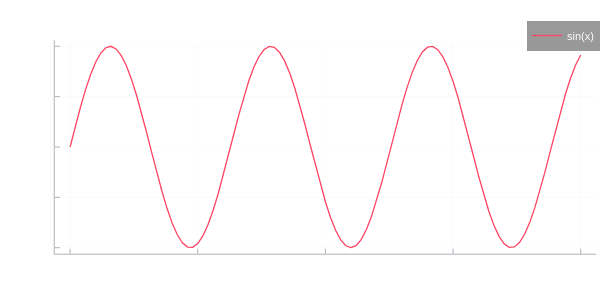

The code cell stored with this chart in its notebook:
### Markdown cell above
## Topic 1

Insert text for equation here. You can number and reference equation with @eq-sample

$$
x = a_2
$$ {#eq-sample}

Sample plot code below

### Code cell
x = 0:0.1:10
y = sin.(2*x)

# Create a line plot
plot(x, y, title="Sine Wave", xlabel="Time", ylabel="Amplitude", label="sin(x)")

### Figure 1 — Plotly figure (JSON) as saved in the notebook; plotly's stock layout.template omitted (floating-point values rounded to 4 significant figures)
{"data": [{"colorbar": {"len": 0.821, "title": "", "x": 0.9934, "y": 0.5116}, "legendgroup": "sin(x)", "line": {"color": "rgba(254, 67, 101, 1.000)", "dash": "solid", "shape": "linear", "width": 1.3}, "mode": "lines", "name": "sin(x)", "showlegend": true, "type": "scatter", "x": [0, 0.1, 0.2, 0.3, 0.4, 0.5, 0.6, 0.7, 0.8, 0.9, 1, 1.1, 1.2, 1.3, 1.4, 1.5, 1.6, 1.7, 1.8, 1.9, 2, 2.1, 2.2, 2.3, 2.4, 2.5, 2.6, 2.7, 2.8, 2.9, 3, 3.1, 3.2, 3.3, 3.4, 3.5, 3.6, 3.7, 3.8, 3.9, 4, 4.1, 4.2, 4.3, 4.4, 4.5, 4.6, 4.7, 4.8, 4.9, 5, 5.1, 5.2, 5.3, 5.4, 5.5, 5.6, 5.7, 5.8, 5.9, 6, 6.1, 6.2, 6.3, 6.4, 6.5, 6.6, 6.7, 6.8, 6.9, 7, 7.1, 7.2, 7.3, 7.4, 7.5, 7.6, 7.7, 7.8, 7.9, 8, 8.1, 8.2, 8.3, 8.4, 8.5, 8.6, 8.7, 8.8, 8.9, 9, 9.1, 9.2, 9.3, 9.4, 9.5, 9.6, 9.7, 9.8, 9.9, 10], "xaxis": "x", "y": [0, 0.1987, 0.3894, 0.5646, 0.7174, 0.8415, 0.932, 0.9854, 0.9996, 0.9738, 0.9093, 0.8085, 0.6755, 0.5155, 0.335, 0.1411, -0.05837, -0.2555, -0.4425, -0.6119, -0.7568, -0.8716, -0.9516, -0.9937, -0.9962, -0.9589, -0.8835, -0.7728, -0.6313, -0.4646, -0.2794, -0.08309, 0.1165, 0.3115, 0.4941, 0.657, 0.7937, 0.8987, 0.9679, 0.9985, 0.9894, 0.9407, 0.8546, 0.7344, 0.5849, 0.4121, 0.2229, 0.02478, -0.1743, -0.3665, -0.544, -0.6999, -0.8278, -0.9228, -0.9809, -1.0, -0.9792, -0.9193, -0.8228, -0.6935, -0.5366, -0.3582, -0.1656, 0.03362, 0.2315, 0.4202, 0.5921, 0.7404, 0.8592, 0.9437, 0.9906, 0.998, 0.9657, 0.8948, 0.7883, 0.6503, 0.4864, 0.3031, 0.1078, -0.09191, -0.2879, -0.4724, -0.6381, -0.7784, -0.8876, -0.9614, -0.9969, -0.9927, -0.9488, -0.8672, -0.751, -0.6048, -0.4346, -0.247, -0.04954, 0.1499, 0.3433, 0.5231, 0.682, 0.8137, 0.9129], "yaxis": "y"}], "layout": {"annotations": [{"font": {"color": "rgba(255, 255, 255, 1.000)", "family": "sans-serif", "size": 20}, "rotation": 0, "showarrow": false, "text": "Sine Wave", "x": 0.5424, "xanchor": "center", "xref": "paper", "y": 1, "yanchor": "top", "yref": "paper"}], "height": 300, "legend": {"bgcolor": "rgba(0, 0, 0, 0.400)", "bordercolor": "rgba(0, 0, 0, 0.000)", "borderwidth": 1, "font": {"color": "rgba(255, 255, 255, 1.000)", "family": "sans-serif", "size": 11}, "title": {"font": {"color": "rgba(255, 255, 255, 1.000)", "family": "sans-serif", "size": 15}, "text": ""}, "tracegroupgap": 0, "traceorder": "normal", "x": 1, "xanchor": "auto", "y": 1, "yanchor": "auto"}, "margin": {"b": 20, "l": 0, "r": 0, "t": 20}, "paper_bgcolor": "rgba(0, 0, 0, 0.000)", "plot_bgcolor": "rgba(0, 0, 0, 0.000)", "showlegend": true, "width": 600, "xaxis": {"anchor": "y", "domain": [0.09128, 0.9934], "gridcolor": "rgba(173, 178, 183, 0.120)", "gridwidth": 0.5, "linecolor": "rgba(173, 178, 183, 1.000)", "mirror": false, "range": [-0.3, 10.3], "showgrid": true, "showline": true, "showticklabels": true, "tickangle": 0, "tickcolor": "rgb(173, 178, 183)", "tickfont": {"color": "rgba(255, 255, 255, 1.000)", "family": "sans-serif", "size": 11}, "tickmode": "array", "ticks": "inside", "ticktext": ["0.0", "2.5", "5.0", "7.5", "10.0"], "tickvals": [0, 2.5, 5, 7.5, 10], "title": "Time", "titlefont": {"color": "rgba(255, 255, 255, 1.000)", "family": "sans-serif", "size": 15}, "type": "-", "visible": true, "zeroline": false, "zerolinecolor": "rgba(173, 178, 183, 1.000)"}, "yaxis": {"anchor": "x", "domain": [0.1011, 0.9221], "gridcolor": "rgba(173, 178, 183, 0.120)", "gridwidth": 0.5, "linecolor": "rgba(173, 178, 183, 1.000)", "mirror": false, "range": [-1.06, 1.06], "showgrid": true, "showline": true, "showticklabels": true, "tickangle": 0, "tickcolor": "rgb(173, 178, 183)", "tickfont": {"color": "rgba(255, 255, 255, 1.000)", "family": "sans-serif", "size": 11}, "tickmode": "array", "ticks": "inside", "ticktext": ["−1.0", "−0.5", "0.0", "0.5", "1.0"], "tickvals": [-1, -0.5, 0, 0.5, 1], "title": "Amplitude", "titlefont": {"color": "rgba(255, 255, 255, 1.000)", "family": "sans-serif", "size": 15}, "type": "-", "visible": true, "zeroline": false, "zerolinecolor": "rgba(173, 178, 183, 1.000)"}}}
